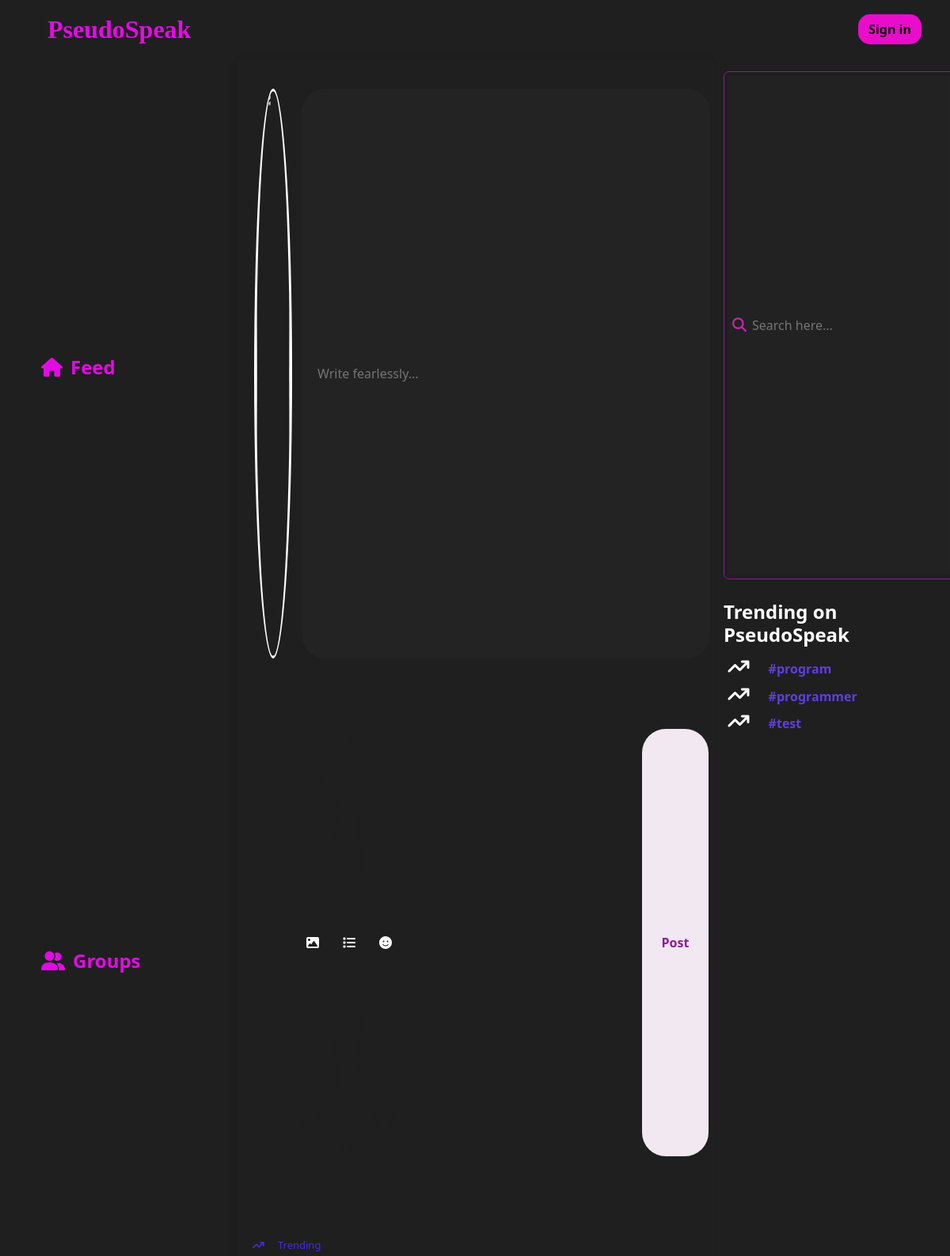
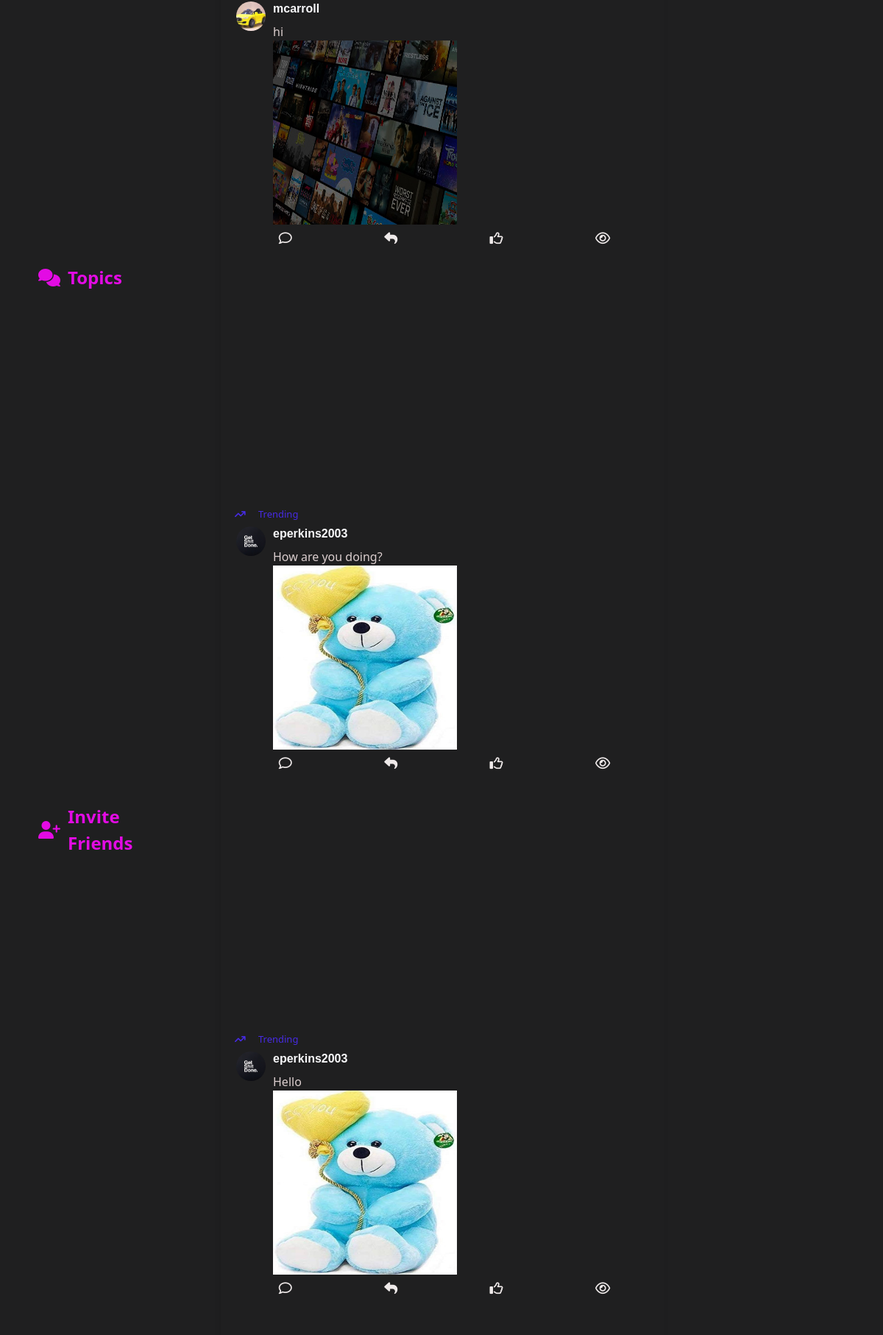
The page / (upper part) on the database its author committed (2 pictures, top to bottom).
### main/models.py (models this page shows, shortened)
class TrendingMessage(models.Model):
    user=models.ForeignKey(User,null=True,on_delete=models.CASCADE)
    content=models.TextField()
    image=models.ImageField(null=True,blank=True)
    view_count=models.IntegerField(null=True,default=0)
    hashtags=models.ManyToManyField('Hashtag')
    date_added = models.DateTimeField(auto_now_add=True,null=True)
    parent_message = models.ForeignKey('self', null=True, blank=True, on_delete=models.CASCADE, related_name='replies')
    class Meta:
        ordering = ('-date_added',)

class Profile(models.Model):
    user=models.OneToOneField(User,null=True,on_delete=models.CASCADE)
    profile_img=models.ImageField(null=True,blank=True,upload_to='images/')

class Hashtag(models.Model):
    tag=models.CharField(max_length=255)
    count=models.IntegerField(default=1,null=True)
    class Meta:
        ordering = ('-count',)

### main/views.py (the view)
# urls.py: path("",views.index,name="index"),
def index(request):
    if request.method=='POST':
        name=request.POST.get('editUser')
        user=request.user
        user.username=name
        user.save()
        return redirect('index')
    else:
        query = request.GET.get('search-input')
        if query:
            print(query)
            hashtags=Hashtag.objects.filter(tag__icontains=query)
        else:
            hashtags=Hashtag.objects.all()[:3]
        messages=TrendingMessage.objects.filter(parent_message=None)
        return render(request,"main/index.html",{'messages':messages,'hashtags':hashtags})

### main/templates/main/index.html (shortened to what this page needs)
{% load static %}
<!DOCTYPE html>
<html lang="en">
<head>
  <link href="https://cdn.jsdelivr.net/npm/bootstrap@5.3.1/dist/css/bootstrap.min.css" rel="stylesheet"
>
  <link rel="stylesheet" href="{% static 'main/css/index.css' %}">
</head>
<body>
<nav class="navbar navbar-expand-lg bg-body-tertiary">
  <div class="container-fluid">
    <a class="navbar-brand ms-5 nav-logo" href="{% url 'index' %}">PseudoSpeak</a>
    <div class="collapse navbar-collapse" id="navbarSupportedContent">
      {% if user.is_authenticated %}
      <img id="profile_img_navbar" src="{{ user.profile.profile_img.url }}" alt="" style="width: 50px; height: 50px; border-radius: 50%; margin-right: 10px;">
<a href="{% url 'logout' %}" class="btn signbtn me-4">Logout</a>
      {% else %}
        <a href="{% url 'login_or_signup_view' %}" class="btn signbtn me-4">Sign in</a>
      {% endif %}
    </div>
  </div>
</nav>
<div class="container-fluid">
  <div class="row content-1">
    <div class="col-3 content-1a">
      <ul>
        <li class="active"><i class="fa-solid fa-house"></i><a href="{% url 'index' %}">Feed</a></li>
        <li><i class="fa-solid fa-user-group"></i><a href="{% url 'rooms' %}">Groups</a></li>
        <li><i class="fa-solid fa-comments"></i>Topics</li>
        <li><i class="fa-solid fa-user-plus"></i>Invite Friends</li>
        <li><a href="{% url 'logout' %}">Settings</a></li>
      </ul>
    </div>
    <div class="col-6 content-1b content-scroll">
      <div class="msgbox">
        <form>
          <div class="msgbox-input">
            <div class="msgbox-img ">
              <img src="{{user.profile.profile_img.url}}" alt="">
            </div>
            <input id="data1" type="text" placeholder="Write fearlessly...">
          </div>
          <div class="msg-con row">
            <button type="button" id="uploadButton" class="msgbox-btn2 col-2 align-self-center"><i class="fa-solid fa-image" onclick="uploadImage()"></i></button>
            <button class="msgbox-btn2 col-2 align-self-center"><i class="fa-solid fa-list"></i></button>
            <button class="msgbox-btn2 col-2 align-self-center"><i class="fa-solid fa-face-smile"></i></button>
            <button class="msgbox-btn btn align-self-center" id="post-msg">Post</button>
          </div>
          {% for m in messages %}
          <div id="message-output" class="msg-output-main row">
            <div class="msgbox-trendings">
              <span><i class="fa-solid fa-arrow-trend-up"></i>Trending</span>
            </div>
            <div class="msg-output">
              <div class="msg-output-img">
                <img src="{{m.user.profile.profile_img.url}}" alt="Profile Picture">
              </div>
              <div class="msg-output-details">
                <h5>{{m.user.username}}</h5>
                <p>{{m.content}}</p>
                {% if m.image %}
                  <img src="{{m.image.url}}" alt="" style="width: 250px; height: 250px;">
                {% endif %}
              </div>
            </div>
            <div class="msg-output-icons">
              <i class="far fa-comment" id="comment" data-message-id="{{m.pk}}"></i>
              <i class="fa-solid fa-reply"></i>
              <i class="far fa-thumbs-up"></i>
              <i class="fa-regular fa-eye"></i>
            </div>
          </div>
          {% endfor %}
        </form>
      </div>
    </div>
    <div class="col-3 content-1a">
      <div class="search-container">
          <input type="text" name="search-input" class="search-input" id="search-input" placeholder="Search here...">
          <i class="fas fa-search search-icon" id="search-icon"></i>
      </div>
      <div class="trending">
        <h4 class="trending-heading">Trending on PseudoSpeak</h4>
        <div class="trending-topics">
          {% for tag in hashtags %}
          <div class="t1">
            <span><i class="fa-solid fa-arrow-trend-up"></i></span>
            <a class="trends" href="#">{{tag.tag}}</a>
          </div>
          {% endfor %}
        </div>
      </div>
    </div>
  </div>
</div>
</body>
</html>

### main/static/main/css/index.css (style rules this page uses)
body { background: #1f1f20; color: white; overflow: hidden; }
.nav-logo { color: rgba(233, 11, 233, 0.973); font-size: xx-large; font-weight: bolder; font-family: serif; }
.navbar.bg-body-tertiary { background-color: transparent !important; color: white; }
.signbtn { background-color: #e90ccb; color: rgb(5, 5, 5); border-radius: 15px; font-family: 'Segoe UI', Tahoma, Geneva, Verdana, sans-serif; font-weight: bold; }
.content-1 { height: 90vh; }
.content-1b { border: 1px solid #1f1f20; height: 100vh; }
.content-1a { border: 2px solid #1f1f20; height: 90vh; }
.content-1a ul li { list-style: none; margin: 30px 18px; font-size: x-large; font-weight: 600; border-radius: 30px; padding-left: 20px; padding-top: 5px; height: 8vh; background: none; }
.content-1a ul { list-style-type: none; padding: 0; }
.content-1a li { display: flex; align-items: center; color: rgba(233, 11, 233, 0.973); background-color: transparent; padding: 10px 15px; cursor: pointer; transition: background-color 0.2s ease; }
.content-1a i.fa-solid { font-size: 24px; margin-right: 10px; }
.content-1a li a { color: rgba(233, 11, 233, 0.973); text-decoration: none; }
.search-container { display: flex; align-items: center; border: 1px solid #901a9b; border-radius: 7px; width: 300px; margin-top: 5%; padding: 5px; position: relative; }
.search-input { height: 7vh; flex-grow: 1; border: none; outline: none; font-size: 16px; background: hsla(0, 0%, 53%, 0.04); color: #ccc; padding-left: 30px; }
.search-icon { position: absolute; left: 10px; top: 50%; transform: translateY(-50%); color: #c426a9; font-size: 18px; }
.trending { margin-top: 10%; }
.trending-heading { margin-top: 5%; font-weight: bolder; }
.trending-topics { padding: 2%; }
.trends { padding-left: 10px; }
.t1 { margin-bottom: 3%; }
.t1 a { font-weight: bold; text-decoration: none; color: rgb(96, 63, 216); }
.msgbox { display: flex; margin-top: 3%; }
.msgbox-input { display: flex; width: 48vw; justify-content: space-between; }
.msgbox-input input { width: 43vw; background: hsla(0, 0%, 53%, 0.04); outline: none; border: none; color: white; padding-left: 20px; border-radius: 30px; }
.msgbox-img { width: 4vw; height: 8vh; overflow: hidden; border-radius: 50%; border: 3px solid #fff; }
.msgbox-img img { width: 100%; height: 100%; object-fit: cover; }
.msg-con { display: flex; border-bottom: 2px solid #1f1f20; height: 8vh; }
.msgbox-btn { background-color: #f1e8f1; color: #901a9b; border-radius: 30px; width: 7vw; height: 6vh; margin-left: auto; margin-right: 14px; font-weight: bold; }
.msgbox-btn2 { border-radius: 50%; width: 3vw; height: 6vh; background-color: #1f1f20; border: none; color: white; margin-right: 10px; }
.msgbox-btn2:first-child { margin-left: 11%; }
.msgbox-trendings { padding-left: 10px; font-size: 13px; font-weight: 500; color: rgb(71, 43, 228); margin-top: 2%; }
.msgbox-trendings i { padding-right: 3%; }
.msg-output { display: flex; margin-top: 1%; align-items: flex-start; }
.msg-output-img { width: 40px; height: 40px; margin-right: 10px; border-radius: 50%; overflow: hidden; display: flex; align-items: center; justify-content: center; }
.msg-output-img img { width: 100%; height: 100%; object-fit: cover; }
.msg-output-details { flex-grow: 1; color: #f8f8fa; }
.msg-output-details h5 { font-size: 16px; font-weight: bold; margin-bottom: 5px; font-family: Verdana, Geneva, Tahoma, sans-serif; }
.msg-output-details p { font-size: 14px; margin: 0; }
.msg-output-main { border-bottom: 2px solid #1f1f20; }
.msg-output-icons { display: flex; flex-direction: row; align-items: flex-start; margin-top: 10px; justify-content: space-around; height: 4vh; }
.msg-output-icons i { margin-right: 10px; font-size: 18px; color: #f7f1f1f5; }
.content-scroll { height: 100vh; overflow-y: auto; }
.content-1b { background-color: #1f1f20; padding: 20px; border-radius: 10px; box-shadow: 0 0 10px rgba(0, 0, 0, 0.1); }
.content-1b p:nth-child(2) { font-size: 16px; color: #dbcece; }
.content-1b p { font-size: 14px; line-height: 1.5; margin-top: 10px; color: #ddc6c6; }

### main/templates/main/index.html (style rules this page uses)
a { color: white; text-decoration: none; }

### rows shown on the page
TrendingMessage: user.profile.profile_img (picture), user.username "mcarroll", content "hi", shows a picture
TrendingMessage: user.profile.profile_img (picture), user.username "eperkins2003", content "How are you doing?"
TrendingMessage: user.profile.profile_img (picture), user.username "eperkins2003", content "Hello"
Hashtag: tag "#program"
Hashtag: tag "#programmer"
Hashtag: tag "#test"
